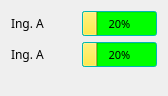
    <widget class="QWidget" name="formLayoutWidget">
     <property name="geometry">
      <rect>
       <x>486</x>
       <y>110</y>
       <width>160</width>
       <height>96</height>
      </rect>
     </property>
     <layout class="QFormLayout" name="formLayout">
      <property name="formAlignment">
       <set>Qt::AlignLeading|Qt::AlignLeft|Qt::AlignTop</set>
      </property>
      <item row="0" column="0">
       <widget class="QLabel" name="label_config_2">
        <property name="sizePolicy">
         <sizepolicy hsizetype="Fixed" vsizetype="Preferred">
          <horstretch>0</horstretch>
          <verstretch>0</verstretch>
         </sizepolicy>
        </property>
        <property name="minimumSize">
         <size>
          <width>65</width>
          <height>0</height>
         </size>
        </property>
        <property name="font">
         <font>
          <family>MathJax_Caligraphic</family>
         </font>
        </property>
        <property name="text">
         <string>Ing. A</string>
        </property>
       </widget>
      </item>
      <item row="0" column="1">
       <widget class="QProgressBar" name="progressBar_config_2">
        <property name="minimumSize">
         <size>
          <width>0</width>
          <height>25</height>
         </size>
        </property>
        <property name="maximumSize">
         <size>
          <width>75</width>
          <height>16777215</height>
         </size>
        </property>
        <property name="palette">
         <palette>
          <active>
           <colorrole role="WindowText">
            <brush brushstyle="SolidPattern">
             <color alpha="255">
              <red>0</red>
              <green>0</green>
              <blue>0</blue>
             </color>
            </brush>
           </colorrole>
           <colorrole role="Button">
            <brush brushstyle="SolidPattern">
             <color alpha="255">
              <red>170</red>
              <green>170</green>
              <blue>0</blue>
             </color>
            </brush>
           </colorrole>
           <colorrole role="Light">
            <brush brushstyle="SolidPattern">
             <color alpha="255">
              <red>85</red>
              <green>85</green>
              <blue>255</blue>
             </color>
            </brush>
           </colorrole>
           <colorrole role="Midlight">
            <brush brushstyle="SolidPattern">
             <color alpha="255">
              <red>170</red>
              <green>85</green>
              <blue>127</blue>
             </color>
            </brush>
           </colorrole>
           <colorrole role="Dark">
            <brush brushstyle="SolidPattern">
             <color alpha="255">
              <red>170</red>
              <green>170</green>
              <blue>255</blue>
             </color>
            </brush>
           </colorrole>
           <colorrole role="Mid">
            <brush brushstyle="SolidPattern">
             <color alpha="255">
              <red>0</red>
              <green>170</green>
              <blue>127</blue>
             </color>
            </brush>
           </colorrole>
           <colorrole role="Text">
            <brush brushstyle="SolidPattern">
             <color alpha="255">
              <red>0</red>
              <green>0</green>
              <blue>0</blue>
             </color>
            </brush>
           </colorrole>
           <colorrole role="BrightText">
            <brush brushstyle="SolidPattern">
             <color alpha="255">
              <red>255</red>
              <green>170</green>
              <blue>0</blue>
             </color>
            </brush>
           </colorrole>
           <colorrole role="ButtonText">
            <brush brushstyle="SolidPattern">
             <color alpha="255">
              <red>0</red>
              <green>0</green>
              <blue>0</blue>
             </color>
            </brush>
           </colorrole>
           <colorrole role="Base">
            <brush brushstyle="SolidPattern">
             <color alpha="255">
              <red>0</red>
              <green>255</green>
              <blue>0</blue>
             </color>
            </brush>
           </colorrole>
           <colorrole role="Window">
            <brush brushstyle="SolidPattern">
             <color alpha="255">
              <red>0</red>
              <green>255</green>
              <blue>255</blue>
             </color>
            </brush>
           </colorrole>
           <colorrole role="Shadow">
            <brush brushstyle="SolidPattern">
             <color alpha="255">
              <red>170</red>
              <green>255</green>
              <blue>127</blue>
             </color>
            </brush>
           </colorrole>
           <colorrole role="Highlight">
            <brush brushstyle="SolidPattern">
             <color alpha="255">
              <red>252</red>
              <green>233</green>
              <blue>79</blue>
             </color>
            </brush>
           </colorrole>
           <colorrole role="HighlightedText">
            <brush brushstyle="SolidPattern">
             <color alpha="255">
              <red>0</red>
              <green>0</green>
              <blue>0</blue>
             </color>
            </brush>
           </colorrole>
           <colorrole role="AlternateBase">
            <brush brushstyle="SolidPattern">
             <color alpha="255">
              <red>170</red>
              <green>170</green>
              <blue>255</blue>
             </color>
            </brush>
           </colorrole>
           <colorrole role="NoRole">
            <brush brushstyle="SolidPattern">
             <color alpha="255">
              <red>255</red>
              <green>85</green>
              <blue>127</blue>
             </color>
            </brush>
           </colorrole>
           <colorrole role="ToolTipBase">
            <brush brushstyle="SolidPattern">
             <color alpha="255">
              <red>255</red>
              <green>85</green>
              <blue>0</blue>
             </color>
            </brush>
           </colorrole>
          </active>
          <inactive>
           <colorrole role="WindowText">
            <brush brushstyle="SolidPattern">
             <color alpha="255">
              <red>0</red>
              <green>0</green>
              <blue>0</blue>
             </color>
            </brush>
           </colorrole>
           <colorrole role="Button">
            <brush brushstyle="SolidPattern">
             <color alpha="255">
              <red>170</red>
              <green>170</green>
              <blue>0</blue>
             </color>
            </brush>
           </colorrole>
           <colorrole role="Light">
            <brush brushstyle="SolidPattern">
             <color alpha="255">
              <red>85</red>
              <green>85</green>
              <blue>255</blue>
             </color>
            </brush>
           </colorrole>
           <colorrole role="Midlight">
            <brush brushstyle="SolidPattern">
             <color alpha="255">
              <red>170</red>
              <green>85</green>
              <blue>127</blue>
             </color>
            </brush>
           </colorrole>
           <colorrole role="Dark">
            <brush brushstyle="SolidPattern">
             <color alpha="255">
              <red>170</red>
              <green>170</green>
              <blue>255</blue>
             </color>
            </brush>
           </colorrole>
           <colorrole role="Mid">
            <brush brushstyle="SolidPattern">
             <color alpha="255">
              <red>0</red>
              <green>170</green>
              <blue>127</blue>
             </color>
            </brush>
           </colorrole>
           <colorrole role="Text">
            <brush brushstyle="SolidPattern">
             <color alpha="255">
              <red>0</red>
              <green>0</green>
              <blue>0</blue>
             </color>
            </brush>
           </colorrole>
           <colorrole role="BrightText">
            <brush brushstyle="SolidPattern">
             <color alpha="255">
              <red>255</red>
              <green>170</green>
              <blue>0</blue>
             </color>
            </brush>
           </colorrole>
           <colorrole role="ButtonText">
            <brush brushstyle="SolidPattern">
             <color alpha="255">
              <red>0</red>
              <green>0</green>
              <blue>0</blue>
             </color>
            </brush>
           </colorrole>
           <colorrole role="Base">
            <brush brushstyle="SolidPattern">
             <color alpha="255">
              <red>0</red>
              <green>255</green>
              <blue>0</blue>
             </color>
            </brush>
           </colorrole>
           <colorrole role="Window">
            <brush brushstyle="SolidPattern">
             <color alpha="255">
              <red>0</red>
              <green>255</green>
              <blue>255</blue>
             </color>
            </brush>
           </colorrole>
           <colorrole role="Shadow">
            <brush brushstyle="SolidPattern">
             <color alpha="255">
              <red>170</red>
              <green>255</green>
              <blue>127</blue>
             </color>
            </brush>
           </colorrole>
           <colorrole role="Highlight">
            <brush brushstyle="SolidPattern">
             <color alpha="255">
              <red>252</red>
              <green>233</green>
              <blue>79</blue>
             </color>
            </brush>
           </colorrole>
           <colorrole role="HighlightedText">
            <brush brushstyle="SolidPattern">
             <color alpha="255">
              <red>0</red>
              <green>0</green>
              <blue>0</blue>
             </color>
            </brush>
           </colorrole>
           <colorrole role="AlternateBase">
            <brush brushstyle="SolidPattern">
             <color alpha="255">
              <red>170</red>
              <green>170</green>
              <blue>255</blue>
             </color>
            </brush>
           </colorrole>
           <colorrole role="NoRole">
            <brush brushstyle="SolidPattern">
             <color alpha="255">
              <red>255</red>
              <green>85</green>
              <blue>127</blue>
             </color>
            </brush>
           </colorrole>
           <colorrole role="ToolTipBase">
            <brush brushstyle="SolidPattern">
             <color alpha="255">
              <red>255</red>
              <green>85</green>
              <blue>0</blue>
             </color>
            </brush>
           </colorrole>
          </inactive>
          <disabled>
           <colorrole role="WindowText">
            <brush brushstyle="SolidPattern">
             <color alpha="255">
              <red>170</red>
              <green>170</green>
              <blue>255</blue>
             </color>
            </brush>
           </colorrole>
           <colorrole role="Button">
            <brush brushstyle="SolidPattern">
             <color alpha="255">
              <red>170</red>
              <green>170</green>
              <blue>0</blue>
             </color>
            </brush>
           </colorrole>
           <colorrole role="Light">
            <brush brushstyle="SolidPattern">
             <color alpha="255">
              <red>85</red>
              <green>85</green>
              <blue>255</blue>
             </color>
            </brush>
           </colorrole>
           <colorrole role="Midlight">
            <brush brushstyle="SolidPattern">
             <color alpha="255">
              <red>170</red>
              <green>85</green>
              <blue>127</blue>
             </color>
            </brush>
           </colorrole>
           <colorrole role="Dark">
            <brush brushstyle="SolidPattern">
             <color alpha="255">
              <red>170</red>
              <green>170</green>
              <blue>255</blue>
             </color>
            </brush>
           </colorrole>
           <colorrole role="Mid">
            <brush brushstyle="SolidPattern">
             <color alpha="255">
              <red>0</red>
              <green>170</green>
              <blue>127</blue>
             </color>
            </brush>
           </colorrole>
           <colorrole role="Text">
            <brush brushstyle="SolidPattern">
             <color alpha="255">
              <red>170</red>
              <green>170</green>
              <blue>255</blue>
             </color>
            </brush>
           </colorrole>
           <colorrole role="BrightText">
            <brush brushstyle="SolidPattern">
             <color alpha="255">
              <red>255</red>
              <green>170</green>
              <blue>0</blue>
             </color>
            </brush>
           </colorrole>
           <colorrole role="ButtonText">
            <brush brushstyle="SolidPattern">
             <color alpha="255">
              <red>170</red>
              <green>170</green>
              <blue>255</blue>
             </color>
            </brush>
           </colorrole>
           <colorrole role="Base">
            <brush brushstyle="SolidPattern">
             <color alpha="255">
              <red>0</red>
              <green>255</green>
              <blue>255</blue>
             </color>
            </brush>
           </colorrole>
           <colorrole role="Window">
            <brush brushstyle="SolidPattern">
             <color alpha="255">
              <red>0</red>
              <green>255</green>
              <blue>255</blue>
             </color>
            </brush>
           </colorrole>
           <colorrole role="Shadow">
            <brush brushstyle="SolidPattern">
             <color alpha="255">
              <red>170</red>
              <green>255</green>
              <blue>127</blue>
             </color>
            </brush>
           </colorrole>
           <colorrole role="Highlight">
            <brush brushstyle="SolidPattern">
             <color alpha="255">
              <red>145</red>
              <green>145</green>
              <blue>145</blue>
             </color>
            </brush>
           </colorrole>
           <colorrole role="HighlightedText">
            <brush brushstyle="SolidPattern">
             <color alpha="255">
              <red>0</red>
              <green>0</green>
              <blue>0</blue>
             </color>
            </brush>
           </colorrole>
           <colorrole role="AlternateBase">
            <brush brushstyle="SolidPattern">
             <color alpha="255">
              <red>170</red>
              <green>170</green>
              <blue>255</blue>
             </color>
            </brush>
           </colorrole>
           <colorrole role="NoRole">
            <brush brushstyle="SolidPattern">
             <color alpha="255">
              <red>255</red>
              <green>85</green>
              <blue>127</blue>
             </color>
            </brush>
           </colorrole>
           <colorrole role="ToolTipBase">
            <brush brushstyle="SolidPattern">
             <color alpha="255">
              <red>255</red>
              <green>85</green>
              <blue>0</blue>
             </color>
            </brush>
           </colorrole>
          </disabled>
         </palette>
        </property>
        <property name="font">
         <font>
          <family>Piboto Thin</family>
          <pointsize>8</pointsize>
         </font>
        </property>
        <property name="value">
         <number>20</number>
        </property>
        <property name="alignment">
         <set>Qt::AlignCenter</set>
        </property>
        <property name="invertedAppearance">
         <bool>false</bool>
        </property>
        <property name="textDirection">
         <enum>QProgressBar::TopToBottom</enum>
        </property>
       </widget>
      </item>
      <item row="1" column="0">
       <widget class="QLabel" name="label_config_3">
        <property name="sizePolicy">
         <sizepolicy hsizetype="Fixed" vsizetype="Preferred">
          <horstretch>0</horstretch>
          <verstretch>0</verstretch>
         </sizepolicy>
        </property>
        <property name="minimumSize">
         <size>
          <width>65</width>
          <height>0</height>
         </size>
        </property>
        <property name="font">
         <font>
          <family>MathJax_Caligraphic</family>
         </font>
        </property>
        <property name="text">
         <string>Ing. A</string>
        </property>
       </widget>
      </item>
      <item row="1" column="1">
       <widget class="QProgressBar" name="progressBar_config_3">
        <property name="minimumSize">
         <size>
          <width>0</width>
          <height>25</height>
         </size>
        </property>
        <property name="maximumSize">
         <size>
          <width>75</width>
          <height>16777215</height>
         </size>
        </property>
        <property name="palette">
         <palette>
          <active>
           <colorrole role="WindowText">
            <brush brushstyle="SolidPattern">
             <color alpha="255">
              <red>0</red>
              <green>0</green>
              <blue>0</blue>
             </color>
            </brush>
           </colorrole>
           <colorrole role="Button">
            <brush brushstyle="SolidPattern">
             <color alpha="255">
              <red>170</red>
              <green>170</green>
              <blue>0</blue>
             </color>
            </brush>
           </colorrole>
           <colorrole role="Light">
            <brush brushstyle="SolidPattern">
             <color alpha="255">
              <red>85</red>
              <green>85</green>
              <blue>255</blue>
             </color>
            </brush>
           </colorrole>
           <colorrole role="Midlight">
            <brush brushstyle="SolidPattern">
             <color alpha="255">
              <red>170</red>
              <green>85</green>
              <blue>127</blue>
             </color>
            </brush>
           </colorrole>
           <colorrole role="Dark">
            <brush brushstyle="SolidPattern">
             <color alpha="255">
              <red>170</red>
              <green>170</green>
              <blue>255</blue>
             </color>
            </brush>
           </colorrole>
           <colorrole role="Mid">
            <brush brushstyle="SolidPattern">
             <color alpha="255">
              <red>0</red>
              <green>170</green>
              <blue>127</blue>
             </color>
            </brush>
           </colorrole>
           <colorrole role="Text">
            <brush brushstyle="SolidPattern">
             <color alpha="255">
              <red>0</red>
              <green>0</green>
              <blue>0</blue>
             </color>
            </brush>
           </colorrole>
           <colorrole role="BrightText">
            <brush brushstyle="SolidPattern">
             <color alpha="255">
              <red>255</red>
              <green>170</green>
              <blue>0</blue>
             </color>
            </brush>
           </colorrole>
           <colorrole role="ButtonText">
            <brush brushstyle="SolidPattern">
             <color alpha="255">
              <red>0</red>
              <green>0</green>
              <blue>0</blue>
             </color>
            </brush>
           </colorrole>
           <colorrole role="Base">
            <brush brushstyle="SolidPattern">
             <color alpha="255">
              <red>0</red>
              <green>255</green>
              <blue>0</blue>
             </color>
            </brush>
           </colorrole>
           <colorrole role="Window">
            <brush brushstyle="SolidPattern">
             <color alpha="255">
              <red>0</red>
              <green>255</green>
              <blue>255</blue>
             </color>
            </brush>
           </colorrole>
           <colorrole role="Shadow">
            <brush brushstyle="SolidPattern">
             <color alpha="255">
              <red>170</red>
              <green>255</green>
              <blue>127</blue>
             </color>
            </brush>
           </colorrole>
           <colorrole role="Highlight">
            <brush brushstyle="SolidPattern">
             <color alpha="255">
              <red>252</red>
              <green>233</green>
              <blue>79</blue>
             </color>
            </brush>
           </colorrole>
           <colorrole role="HighlightedText">
            <brush brushstyle="SolidPattern">
             <color alpha="255">
              <red>0</red>
              <green>0</green>
              <blue>0</blue>
             </color>
            </brush>
           </colorrole>
           <colorrole role="AlternateBase">
            <brush brushstyle="SolidPattern">
             <color alpha="255">
              <red>170</red>
              <green>170</green>
              <blue>255</blue>
             </color>
            </brush>
           </colorrole>
           <colorrole role="NoRole">
            <brush brushstyle="SolidPattern">
             <color alpha="255">
              <red>255</red>
              <green>85</green>
              <blue>127</blue>
             </color>
            </brush>
           </colorrole>
           <colorrole role="ToolTipBase">
            <brush brushstyle="SolidPattern">
             <color alpha="255">
              <red>255</red>
              <green>85</green>
              <blue>0</blue>
             </color>
            </brush>
           </colorrole>
          </active>
          <inactive>
           <colorrole role="WindowText">
            <brush brushstyle="SolidPattern">
             <color alpha="255">
              <red>0</red>
              <green>0</green>
              <blue>0</blue>
             </color>
            </brush>
           </colorrole>
           <colorrole role="Button">
            <brush brushstyle="SolidPattern">
             <color alpha="255">
              <red>170</red>
              <green>170</green>
              <blue>0</blue>
             </color>
            </brush>
           </colorrole>
           <colorrole role="Light">
            <brush brushstyle="SolidPattern">
             <color alpha="255">
              <red>85</red>
              <green>85</green>
              <blue>255</blue>
             </color>
            </brush>
           </colorrole>
           <colorrole role="Midlight">
            <brush brushstyle="SolidPattern">
             <color alpha="255">
              <red>170</red>
              <green>85</green>
              <blue>127</blue>
             </color>
            </brush>
           </colorrole>
           <colorrole role="Dark">
            <brush brushstyle="SolidPattern">
             <color alpha="255">
              <red>170</red>
              <green>170</green>
              <blue>255</blue>
             </color>
            </brush>
           </colorrole>
           <colorrole role="Mid">
            <brush brushstyle="SolidPattern">
             <color alpha="255">
              <red>0</red>
              <green>170</green>
              <blue>127</blue>
             </color>
            </brush>
           </colorrole>
           <colorrole role="Text">
            <brush brushstyle="SolidPattern">
             <color alpha="255">
              <red>0</red>
              <green>0</green>
              <blue>0</blue>
             </color>
            </brush>
           </colorrole>
           <colorrole role="BrightText">
            <brush brushstyle="SolidPattern">
             <color alpha="255">
              <red>255</red>
              <green>170</green>
              <blue>0</blue>
             </color>
            </brush>
           </colorrole>
           <colorrole role="ButtonText">
            <brush brushstyle="SolidPattern">
             <color alpha="255">
              <red>0</red>
              <green>0</green>
              <blue>0</blue>
             </color>
            </brush>
           </colorrole>
           <colorrole role="Base">
            <brush brushstyle="SolidPattern">
             <color alpha="255">
              <red>0</red>
              <green>255</green>
              <blue>0</blue>
             </color>
            </brush>
           </colorrole>
           <colorrole role="Window">
            <brush brushstyle="SolidPattern">
             <color alpha="255">
              <red>0</red>
              <green>255</green>
              <blue>255</blue>
             </color>
            </brush>
           </colorrole>
           <colorrole role="Shadow">
            <brush brushstyle="SolidPattern">
             <color alpha="255">
              <red>170</red>
              <green>255</green>
              <blue>127</blue>
             </color>
            </brush>
           </colorrole>
           <colorrole role="Highlight">
            <brush brushstyle="SolidPattern">
             <color alpha="255">
              <red>252</red>
              <green>233</green>
              <blue>79</blue>
             </color>
            </brush>
           </colorrole>
           <colorrole role="HighlightedText">
            <brush brushstyle="SolidPattern">
             <color alpha="255">
              <red>0</red>
              <green>0</green>
              <blue>0</blue>
             </color>
            </brush>
           </colorrole>
           <colorrole role="AlternateBase">
            <brush brushstyle="SolidPattern">
             <color alpha="255">
              <red>170</red>
              <green>170</green>
              <blue>255</blue>
             </color>
            </brush>
           </colorrole>
           <colorrole role="NoRole">
            <brush brushstyle="SolidPattern">
             <color alpha="255">
              <red>255</red>
              <green>85</green>
              <blue>127</blue>
             </color>
            </brush>
           </colorrole>
           <colorrole role="ToolTipBase">
            <brush brushstyle="SolidPattern">
             <color alpha="255">
              <red>255</red>
              <green>85</green>
              <blue>0</blue>
             </color>
            </brush>
           </colorrole>
          </inactive>
          <disabled>
           <colorrole role="WindowText">
            <brush brushstyle="SolidPattern">
             <color alpha="255">
              <red>170</red>
              <green>170</green>
              <blue>255</blue>
             </color>
            </brush>
           </colorrole>
           <colorrole role="Button">
            <brush brushstyle="SolidPattern">
             <color alpha="255">
              <red>170</red>
              <green>170</green>
              <blue>0</blue>
             </color>
            </brush>
           </colorrole>
           <colorrole role="Light">
            <brush brushstyle="SolidPattern">
             <color alpha="255">
              <red>85</red>
              <green>85</green>
              <blue>255</blue>
             </color>
            </brush>
           </colorrole>
           <colorrole role="Midlight">
            <brush brushstyle="SolidPattern">
             <color alpha="255">
              <red>170</red>
              <green>85</green>
              <blue>127</blue>
             </color>
            </brush>
           </colorrole>
           <colorrole role="Dark">
            <brush brushstyle="SolidPattern">
             <color alpha="255">
              <red>170</red>
              <green>170</green>
              <blue>255</blue>
             </color>
            </brush>
           </colorrole>
           <colorrole role="Mid">
            <brush brushstyle="SolidPattern">
             <color alpha="255">
              <red>0</red>
              <green>170</green>
              <blue>127</blue>
             </color>
            </brush>
           </colorrole>
           <colorrole role="Text">
            <brush brushstyle="SolidPattern">
             <color alpha="255">
              <red>170</red>
              <green>170</green>
              <blue>255</blue>
             </color>
            </brush>
           </colorrole>
           <colorrole role="BrightText">
            <brush brushstyle="SolidPattern">
             <color alpha="255">
              <red>255</red>
              <green>170</green>
              <blue>0</blue>
             </color>
            </brush>
           </colorrole>
           <colorrole role="ButtonText">
            <brush brushstyle="SolidPattern">
             <color alpha="255">
              <red>170</red>
              <green>170</green>
              <blue>255</blue>
             </color>
            </brush>
           </colorrole>
           <colorrole role="Base">
            <brush brushstyle="SolidPattern">
             <color alpha="255">
              <red>0</red>
              <green>255</green>
              <blue>255</blue>
             </color>
            </brush>
           </colorrole>
           <colorrole role="Window">
            <brush brushstyle="SolidPattern">
             <color alpha="255">
              <red>0</red>
              <green>255</green>
              <blue>255</blue>
             </color>
            </brush>
           </colorrole>
           <colorrole role="Shadow">
            <brush brushstyle="SolidPattern">
             <color alpha="255">
              <red>170</red>
              <green>255</green>
              <blue>127</blue>
             </color>
            </brush>
           </colorrole>
           <colorrole role="Highlight">
            <brush brushstyle="SolidPattern">
             <color alpha="255">
              <red>145</red>
              <green>145</green>
              <blue>145</blue>
             </color>
            </brush>
           </colorrole>
           <colorrole role="HighlightedText">
            <brush brushstyle="SolidPattern">
             <color alpha="255">
              <red>0</red>
              <green>0</green>
              <blue>0</blue>
             </color>
            </brush>
           </colorrole>
           <colorrole role="AlternateBase">
            <brush brushstyle="SolidPattern">
             <color alpha="255">
              <red>170</red>
              <green>170</green>
              <blue>255</blue>
             </color>
            </brush>
           </colorrole>
           <colorrole role="NoRole">
            <brush brushstyle="SolidPattern">
             <color alpha="255">
              <red>255</red>
              <green>85</green>
              <blue>127</blue>
             </color>
            </brush>
           </colorrole>
           <colorrole role="ToolTipBase">
            <brush brushstyle="SolidPattern">
             <color alpha="255">
              <red>255</red>
              <green>85</green>
              <blue>0</blue>
             </color>
            </brush>
           </colorrole>
          </disabled>
         </palette>
        </property>
        <property name="font">
         <font>
          <family>Piboto Thin</family>
          <pointsize>8</pointsize>
         </font>
        </property>
        <property name="value">
         <number>20</number>
        </property>
        <property name="alignment">
         <set>Qt::AlignCenter</set>
        </property>
        <property name="invertedAppearance">
         <bool>false</bool>
        </property>
        <property name="textDirection">
         <enum>QProgressBar::TopToBottom</enum>
        </property>
       </widget>
      </item>
     </layout>
    </widget>
